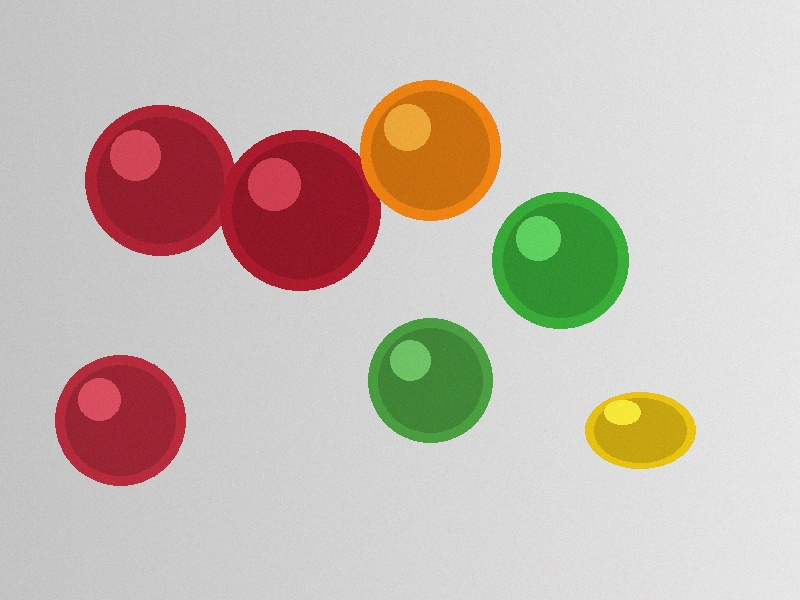
#> input picture segmentation/cv_vision_toolkit/sample_images/fruits/fruits_sample.jpg, 800 x 600 px
$ python segment_fruits.py
#> lines starting #> are read from the running program, lines starting #| are printed output that depends on the picture; after the words box and inside, x2 and y2 are one past the last pixel; in counts of white or black regions, pixels touching at a corner belong together
### segmentation/cv_vision_toolkit/fruit_segmentation/utils.py
"""
CV Vision Toolkit - Fruit Segmentation Utilities
================================================
Utility functions for fruit segmentation, including HSV color masking,
Otsu thresholding, watershed algorithm, morphological cleanup, contour
labeling, and comparison-image composition.

Author: CV Vision Toolkit
"""

import cv2
import numpy as np
from typing import List, Tuple, Dict, Optional

# ----------------------------------------------------------------------
# Default HSV lower/upper bounds for common fruit colours.
# These are used by the HSV colour-based segmentation method.
# NOTE: Hue range in OpenCV is 0-179.
# ----------------------------------------------------------------------
HSV_RANGES: Dict[str, Tuple[np.ndarray, np.ndarray]] = {
    "apple_red":  (np.array([0, 50, 50]),    np.array([10, 255, 255])),
    "apple_red2": (np.array([160, 50, 50]),  np.array([180, 255, 255])),
    "orange":     (np.array([10, 80, 100]),  np.array([25, 255, 255])),
    "banana":     (np.array([20, 80, 100]),  np.array([35, 255, 255])),
    "green":      (np.array([35, 50, 50]),   np.array([85, 255, 255])),
}


def convert_to_hsv(image: np.ndarray) -> np.ndarray:
    """
    Convert a BGR image to HSV colour space.

    Parameters
    ----------
    image : np.ndarray
        Input image in BGR format.

    Returns
    -------
    np.ndarray
        HSV image.
    """
    return cv2.cvtColor(image, cv2.COLOR_BGR2HSV)


def segment_by_hsv(
    hsv: np.ndarray,
    ranges: Optional[Dict[str, Tuple[np.ndarray, np.ndarray]]] = None,
) -> np.ndarray:
    """
    Create a binary mask using HSV colour ranges.

    All ranges are OR-ed together so multiple fruit colours can be
    captured in a single mask.

    Parameters
    ----------
    hsv : np.ndarray
        HSV image.
    ranges : dict, optional
        Mapping of name -> (lower_bound, upper_bound). Defaults to the
        module-level HSV_RANGES dict.

    Returns
    -------
    np.ndarray
        Binary mask (uint8, 0 or 255) where fruit pixels are white.
    """
    if ranges is None:
        ranges = HSV_RANGES

    combined = np.zeros(hsv.shape[:2], dtype=np.uint8)
    for name, (lower, upper) in ranges.items():
        mask = cv2.inRange(hsv, lower, upper)
        combined = cv2.bitwise_or(combined, mask)
    return combined


# [83 lines left out: functions segment_by_otsu, segment_by_watershed, not called in this run]


def clean_mask(mask: np.ndarray) -> np.ndarray:
    """
    Apply morphological operations to clean a binary mask.

    A single opening (erosion then dilation) removes isolated noise, and a
    single closing (dilation then erosion) fills small holes. Both use a
    5x5 kernel. The iterations are kept low so that nearby-but-distinct
    regions (e.g. objects touching only at watershed boundary lines) are
    not accidentally fused together.

    Parameters
    ----------
    mask : np.ndarray
        Binary input mask (0 or 255).

    Returns
    -------
    np.ndarray
        Cleaned binary mask.
    """
    kernel = np.ones((5, 5), np.uint8)
    opening = cv2.morphologyEx(mask, cv2.MORPH_OPEN, kernel, iterations=1)
    closing = cv2.morphologyEx(opening, cv2.MORPH_CLOSE, kernel, iterations=1)
    return closing


def find_fruit_contours(
    mask: np.ndarray,
    min_area: int = 500,
) -> Tuple[List[np.ndarray], List[Tuple[int, int, int, int]]]:
    """
    Find and filter contours from a binary segmentation mask.

    Parameters
    ----------
    mask : np.ndarray
        Binary mask (0 or 255).
    min_area : int
        Minimum contour area (pixels) to keep.

    Returns
    -------
    Tuple[List[np.ndarray], List[Tuple[int, int, int, int]]]
        (contours, bounding_boxes) where bounding boxes are (x, y, w, h).
    """
    contours, _ = cv2.findContours(mask, cv2.RETR_EXTERNAL,
                                   cv2.CHAIN_APPROX_SIMPLE)
    filtered = []
    boxes = []
    for contour in contours:
        area = cv2.contourArea(contour)
        if area >= min_area:
            filtered.append(contour)
            boxes.append(cv2.boundingRect(contour))
    return filtered, boxes


def draw_fruit_contours(
    image: np.ndarray,
    contours: List[np.ndarray],
) -> np.ndarray:
    """
    Draw contours around each segmented fruit and label each with an ID.

    Parameters
    ----------
    image : np.ndarray
        BGR image to annotate (a copy is made internally).
    contours : List[np.ndarray]
        Contours returned by find_fruit_contours.

    Returns
    -------
    np.ndarray
        Annotated image with green contours and numbered labels.
    """
    output = image.copy()
    for idx, contour in enumerate(contours, start=1):
        cv2.drawContours(output, [contour], -1, (0, 255, 0), 2)

        M = cv2.moments(contour)
        if M["m00"] != 0:
            cx = int(M["m10"] / M["m00"])
            cy = int(M["m01"] / M["m00"])
        else:
            x, y, w, h = cv2.boundingRect(contour)
            cx, cy = x + w // 2, y + h // 2

        label = str(idx)
        font_scale, thickness = 0.9, 2
        (tw, th), _ = cv2.getTextSize(
            label, cv2.FONT_HERSHEY_SIMPLEX, font_scale, thickness)
        cv2.rectangle(output, (cx - tw // 2 - 3, cy - th - 3),
                      (cx + tw // 2 + 3, cy + 3), (0, 0, 255), -1)
        cv2.putText(output, label, (cx - tw // 2, cy),
                    cv2.FONT_HERSHEY_SIMPLEX, font_scale, (255, 255, 255), thickness)
    return output


def make_comparison_image(
    original: np.ndarray,
    mask: np.ndarray,
    segmented: np.ndarray,
    title: str,
) -> np.ndarray:
    """
    Composite original, binary mask, and segmented result side-by-side
    using Matplotlib and return it as a numpy array.

    Parameters
    ----------
    original : np.ndarray
        BGR original image.
    mask : np.ndarray
        Binary segmentation mask.
    segmented : np.ndarray
        BGR image with contours drawn.
    title : str
        Figure title.

    Returns
    -------
    np.ndarray
        The composed RGB image containing the three panels.
    """
    # Imported here so cv2-only usage stays fast and headless-safe.
    import matplotlib
    matplotlib.use("Agg")  # Non-interactive backend for headless runs
    import matplotlib.pyplot as plt

    fig, axes = plt.subplots(1, 3, figsize=(15, 5))
    fig.suptitle(title, fontsize=14)

    axes[0].imshow(cv2.cvtColor(original, cv2.COLOR_BGR2RGB))
    axes[0].set_title("Original Image")
    axes[0].axis("off")

    axes[1].imshow(mask, cmap="gray")
    axes[1].set_title("Binary Mask")
    axes[1].axis("off")

    axes[2].imshow(cv2.cvtColor(segmented, cv2.COLOR_BGR2RGB))
    axes[2].set_title("Segmented Result")
    axes[2].axis("off")

    plt.tight_layout()

    # Render the matplotlib figure to a numpy array
    fig.canvas.draw()
    # Use buffer_rgba() which is available in matplotlib >= 3.5
    buf = fig.canvas.buffer_rgba()
    data = np.asarray(buf, dtype=np.uint8).copy()
    # Convert RGBA to RGB (drop alpha channel)
    data = data[:, :, :3]
    plt.close(fig)
    return data

### segmentation/cv_vision_toolkit/fruit_segmentation/segment_fruits.py
"""
CV Vision Toolkit - Fruit Image Segmentation
============================================
Segments fruits in an image using one of three selectable methods:

  * hsv       - colour-based segmentation in HSV space
  * otsu      - Otsu's adaptive thresholding
  * watershed - marker-based watershed for touching/overlapping objects

Usage:
    python fruit_segmentation/segment_fruits.py [--image path/to/image.jpg]
        [--method hsv|otsu|watershed] [--min-area 500] [--save path]

Author: CV Vision Toolkit
"""

import argparse
import logging
import os
import sys

import cv2
import numpy as np

# Allow running from project root or from inside the module folder
BASE_DIR = os.path.dirname(os.path.dirname(os.path.abspath(__file__)))
if BASE_DIR not in sys.path:
    sys.path.insert(0, BASE_DIR)

# Local utility imports (available because BASE_DIR is on sys.path)
from fruit_segmentation.utils import (
    convert_to_hsv,
    segment_by_hsv,
    segment_by_otsu,
    segment_by_watershed,
    clean_mask,
    find_fruit_contours,
    draw_fruit_contours,
    make_comparison_image,
)

# ---------------- Tunable Parameters ----------------
DEFAULT_METHOD = "hsv"           # hsv | otsu | watershed
MIN_CONTOUR_AREA = 500           # ignore small speckles from the mask

# File paths
DEFAULT_IMAGE = os.path.join(
    BASE_DIR, "sample_images", "fruits", "fruits_sample.jpg")
DEFAULT_OUTPUT = os.path.join(
    BASE_DIR, "output", "fruit_segmentation_result.jpg")


def segment_by_hsv_on_image(image: np.ndarray) -> np.ndarray:
    """
    HSV segmentation entry point accepting a BGR image.

    Converts the image to HSV internally and delegates to the shared
    segment_by_hsv utility.

    Parameters
    ----------
    image : np.ndarray
        BGR input image.

    Returns
    -------
    np.ndarray
        Binary mask (uint8, 0 or 255).
    """
    hsv = convert_to_hsv(image)
    return segment_by_hsv(hsv)


# Map CLI method names to segmentation functions.
# Every callable takes a BGR image and returns a binary mask.
METHOD_FUNCTIONS = {
    "hsv": segment_by_hsv_on_image,
    "otsu": segment_by_otsu,
    "watershed": segment_by_watershed,
}


def load_image(image_path: str) -> np.ndarray:
    """
    Load an image from disk with error handling.

    Parameters
    ----------
    image_path : str
        Absolute or relative path to the image file.

    Returns
    -------
    np.ndarray
        Loaded image in BGR format.

    Raises
    ------
    FileNotFoundError
        If the image file does not exist.
    ValueError
        If the file exists but cannot be read as an image.
    """
    if not os.path.exists(image_path):
        raise FileNotFoundError(
            f"Image not found: {image_path}. "
            "Run 'python generate_test_images.py' to create sample images."
        )
    image = cv2.imread(image_path)
    if image is None:
        raise ValueError(
            f"Could not read image (not a valid image file): {image_path}"
        )
    return image


def run_fruit_segmentation(args: argparse.Namespace) -> int:
    """
    Main pipeline for fruit segmentation.

    Steps: load image -> segment (hsv/otsu/watershed) -> morphological
    cleanup -> find contours -> annotate -> save comparison image.

    Parameters
    ----------
    args : argparse.Namespace
        Parsed command-line arguments.

    Returns
    -------
    int
        Number of fruits detected.
    """
    # 1. Load image
    image = load_image(args.image)
#> in load_image, image is the input picture: shape (600, 800, 3); mean B, G, R 178, 187.2, 199.2
    logging.info("Loaded image: %s (shape=%s)", args.image, image.shape)
    height, width = image.shape[:2]

    # 2. Choose and run the segmentation method
    seg_func = METHOD_FUNCTIONS[args.method]
    raw_mask = seg_func(image)
    logging.info("Segmentation method '%s' produced raw mask.", args.method)

    # 3. Clean the mask with morphology (opening + closing)
    mask = clean_mask(raw_mask)
    logging.info("Applied morphological cleanup to mask.")

    # 4. Find contours
    contours, boxes = find_fruit_contours(mask, min_area=args.min_area)
    fruit_count = len(contours)
    logging.info("Found %d fruit object(s).", fruit_count)
    print(f"Total Fruits Detected: {fruit_count}")

    # 5. Draw contours + labels on the original image
    if fruit_count > 0:
        segmented = draw_fruit_contours(image, contours)
    else:
        logging.warning("No fruits segmented; keeping an unannotated copy.")
        segmented = image.copy()

    # 6. Compose side-by-side comparison (original | mask | result)
    comparison = make_comparison_image(
        image, mask, segmented,
        title=f"Fruit Segmentation ({args.method.upper()} method) - "
              f"{fruit_count} fruit(s)",
    )
    logging.info("Composed side-by-side comparison image.")

    # 7. Save the comparison image and the segmented overlay
    save_path = args.save
    os.makedirs(os.path.dirname(save_path) or ".", exist_ok=True)
    cv2.imwrite(save_path, comparison)
    logging.info("Saved comparison image to %s", save_path)

    seg_path = os.path.join(
        os.path.dirname(save_path) or ".",
        os.path.splitext(os.path.basename(save_path))[0] + "_segmented.jpg",
    )
    cv2.imwrite(seg_path, segmented)
    logging.info("Saved segmented overlay to %s", seg_path)
    print(f"Results saved to {save_path} and {seg_path}")

    # 8. Optional interactive display
    if getattr(args, "display", False):
        resized = cv2.resize(
            comparison, (min(1200, width * 3),
                         int(height * min(1200, width * 3) / (width * 3))))
        cv2.imshow("Fruit Segmentation Result", resized)
        cv2.waitKey(0)
        cv2.destroyAllWindows()

    return fruit_count


def parse_args(argv=None) -> argparse.Namespace:
    """Parse command-line arguments for fruit segmentation."""
    parser = argparse.ArgumentParser(
        description="Segment fruits in an image (HSV / Otsu / Watershed).")
    parser.add_argument("--image", type=str, default=DEFAULT_IMAGE,
                        help="Path to input image (default: sample image).")
    parser.add_argument("--method", type=str, default=DEFAULT_METHOD,
                        choices=list(METHOD_FUNCTIONS.keys()),
                        help="Segmentation method (default: hsv).")
    parser.add_argument("--min-area", type=int, default=MIN_CONTOUR_AREA,
                        help="Minimum contour area to keep as a fruit.")
    parser.add_argument("--save", type=str, default=DEFAULT_OUTPUT,
                        help="Output comparison image path.")
    parser.add_argument("--display", action="store_true",
                        help="Show the result in a window.")
    parser.add_argument("--verbose", action="store_true",
                        help="Enable DEBUG-level logging.")
    return parser.parse_args(argv)


def main(argv=None) -> None:
    """Entry point for the fruit segmentation module."""
    args = parse_args(argv)
    logging.basicConfig(
        level=logging.DEBUG if args.verbose else logging.INFO,
        format="[%(levelname)s] %(message)s",
    )
    try:
        run_fruit_segmentation(args)
#> the loop in segment_by_hsv, `for name, (lower, upper) in ranges.items():` made 5 passes
#> pass 1, in segment_by_hsv, `mask = cv2.inRange(hsv, lower, upper)`:
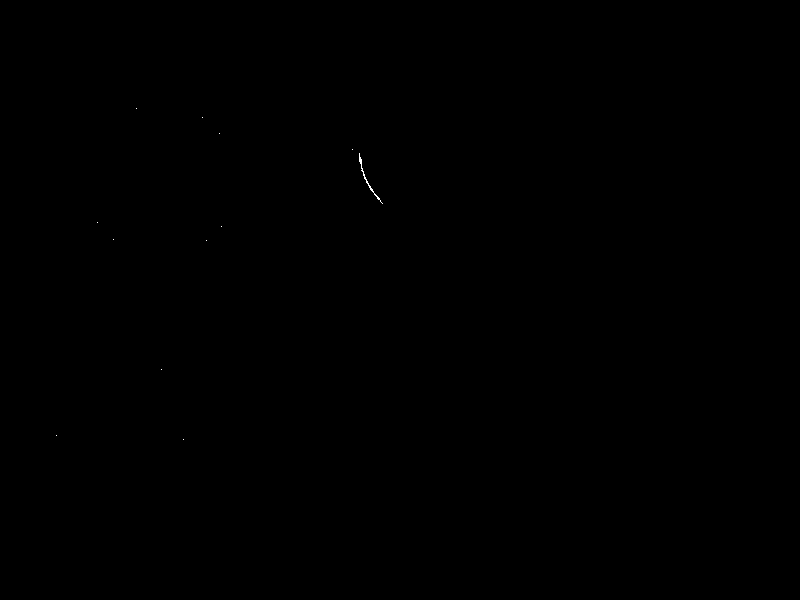
#> mask: shape (600, 800); 0.02% white in thin lines or dots, all inside (x1, y1, x2, y2) = (56, 108, 383, 440)
#> pass 2, in segment_by_hsv, `mask = cv2.inRange(hsv, lower, upper)`:
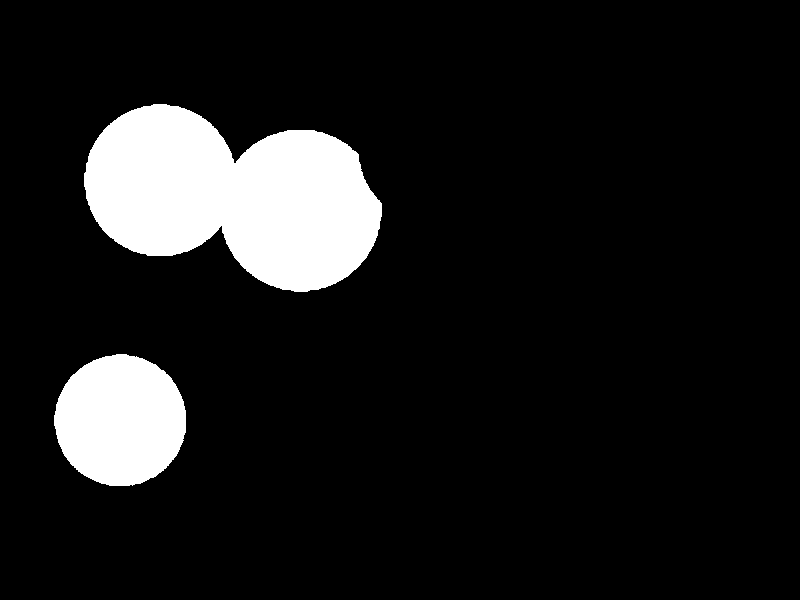
#> mask: shape (600, 800); 10.7% white; 2 white regions, box (x1, y1, x2, y2) and area: (84, 104, 382, 292) 37744, (54, 354, 186, 486) 13613
#> pass 3, in segment_by_hsv, `mask = cv2.inRange(hsv, lower, upper)`:
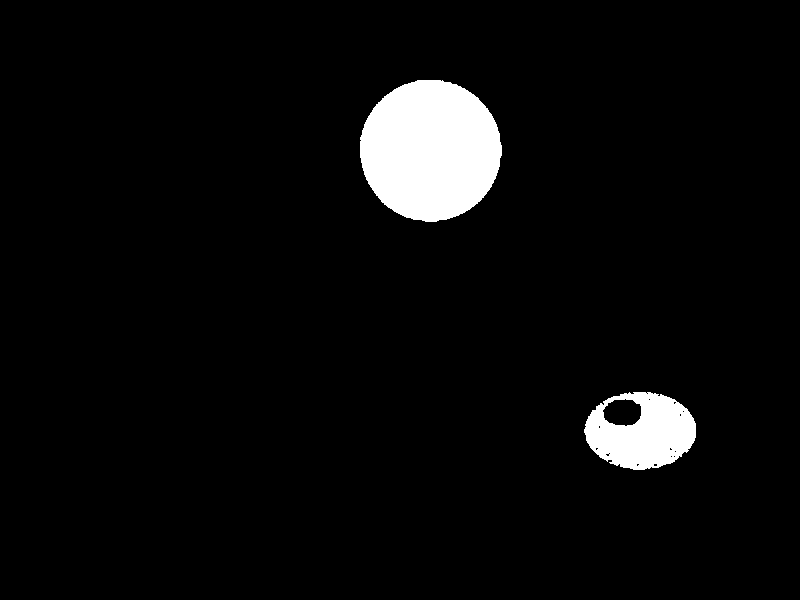
#> mask: shape (600, 800); 4.5% white; 2 white regions, box (x1, y1, x2, y2) and area: (360, 80, 502, 222) 15734, (584, 392, 696, 470) 5925
#> after the loop in segment_by_hsv, `for name, (lower, upper) in ranges.items():`:
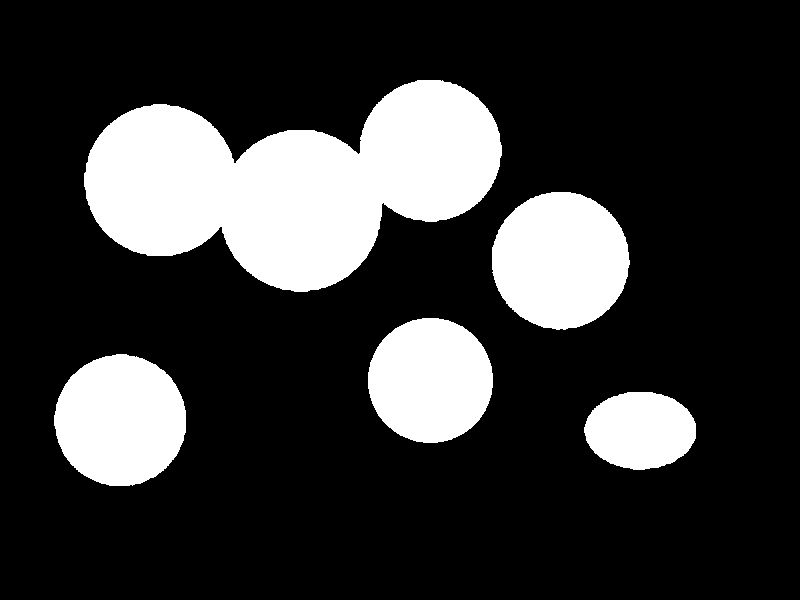
#> combined: shape (600, 800); 21.1% white; 5 white regions, box (x1, y1, x2, y2) and area: (84, 80, 502, 292) 53560, (492, 192, 630, 330) 14839, (54, 354, 186, 486) 13616, (368, 318, 493, 443) 12291, (584, 392, 696, 470) 6822
#> in find_fruit_contours, `contours, _ = cv2.findContours(mask, cv2.RETR_EXTERNAL, cv2.CHAIN_APPR..`: contours = 5 contours; box (x1, y1, x2, y2) and area: (84, 80, 502, 292) 53062, (492, 192, 630, 329) 14633, (54, 354, 186, 486) 13424, (368, 318, 493, 443) 12114, (584, 392, 696, 470) 6683
#> the loop in find_fruit_contours, `for contour in contours:` made 5 passes
#> area on passes 1 to 5: 6683, 13423.5, 12114, 14633, 53061.5
#> after the loop in find_fruit_contours, `for contour in contours:`: boxes = [(584, 392, 112, 78), (54, 354, 132, 132), (368, 318, 125, 125), (492, 192, 138, 137), (84, 80, 418, 212)]; filtered has the same summary as contours
#> in run_fruit_segmentation, `fruit_count = len(contours)`: fruit_count = 5
#| Total Fruits Detected: 5
#> the loop in draw_fruit_contours, `for idx, contour in enumerate(contours, start=1):` made 5 passes
#> (cx, cy, label) on passes 1 to 5: (639, 430, '1'), (119, 419, '2'), (429, 379, '3'), (560, 260, '4'), (291, 182, '5')
#> after the loop in draw_fruit_contours, `for idx, contour in enumerate(contours, start=1):`:
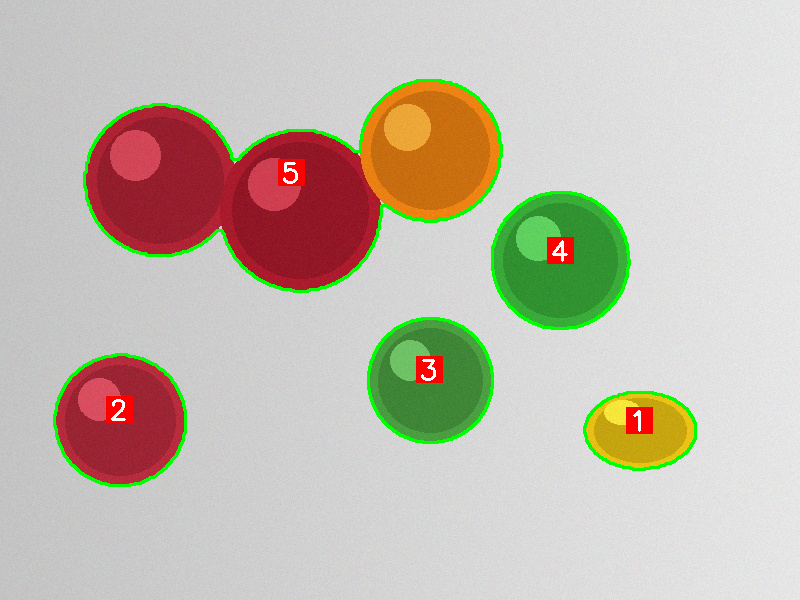
#> output: shape (600, 800, 3); 2.7% of pixels changed, all inside (x1, y1, x2, y2) = (53, 79, 697, 487)
#> in make_comparison_image, `plt.close(fig)`:
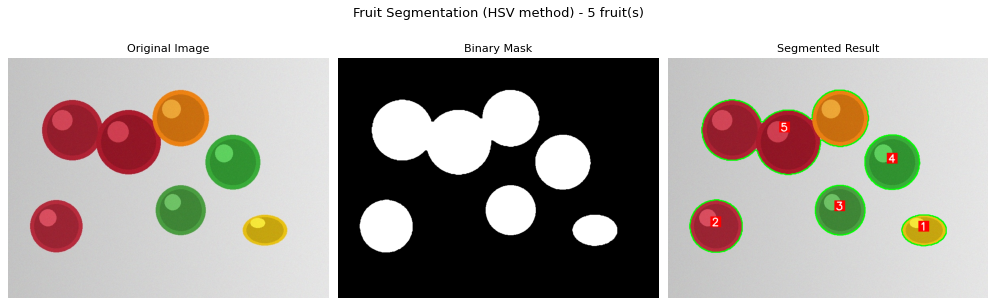
#> figure drawn by matplotlib, 3 panels
#> in run_fruit_segmentation, `comparison = make_comparison_image( image, mask, segmented, title=f"Fr..`:
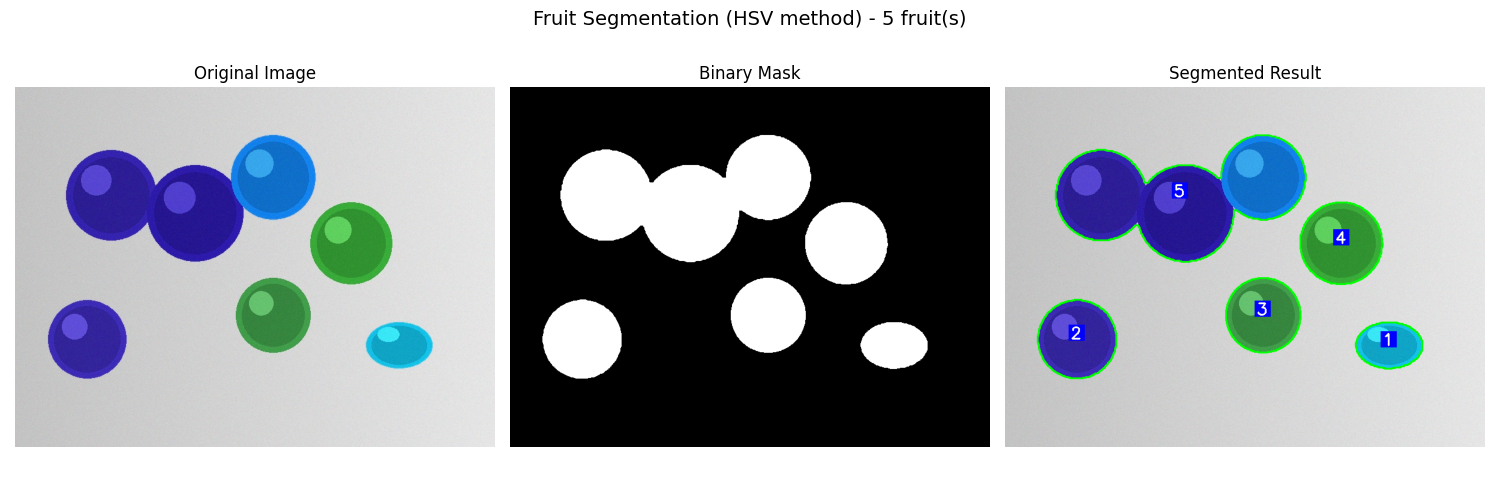
#> comparison: shape (500, 1500, 3); mean B, G, R 181, 176.4, 171.3
    except (FileNotFoundError, ValueError, cv2.error) as exc:
        logging.error("%s", exc)
        sys.exit(1)


if __name__ == "__main__":
    main()
